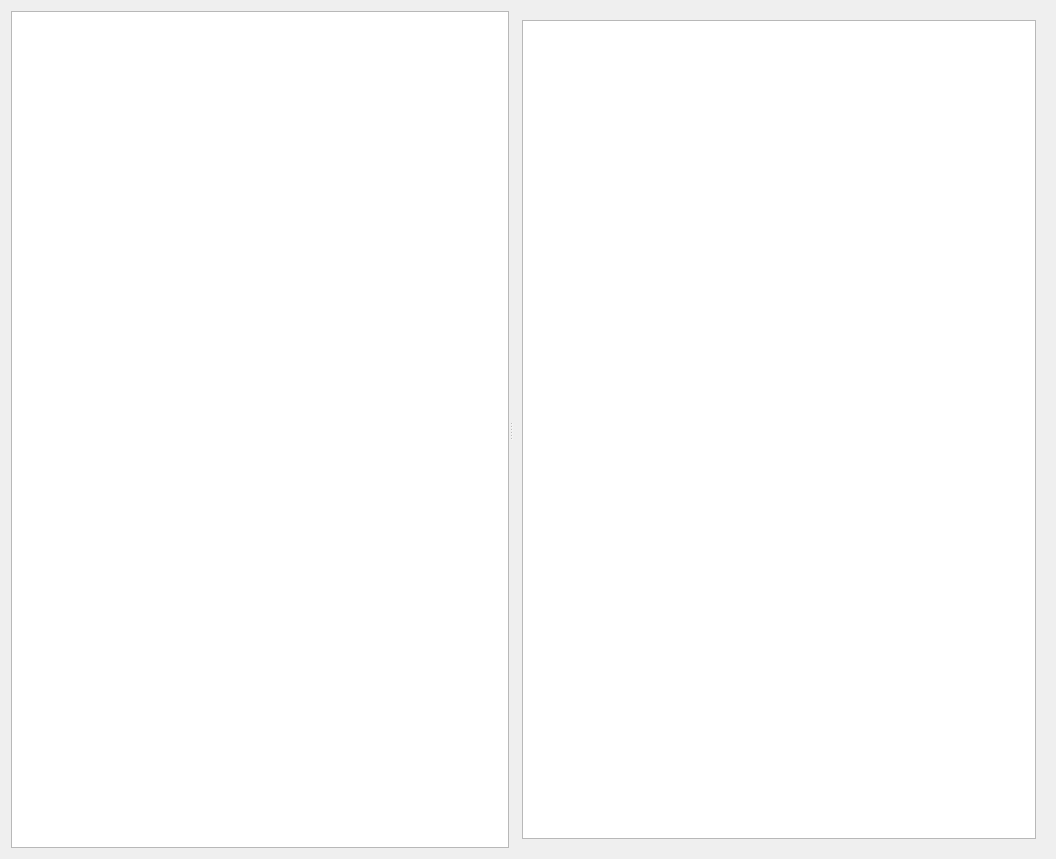
<?xml version="1.0" encoding="UTF-8"?>
<ui version="4.0">
 <class>DataViewerView</class>
 <widget class="QWidget" name="DataViewerView">
  <property name="geometry">
   <rect>
    <x>0</x>
    <y>0</y>
    <width>1056</width>
    <height>859</height>
   </rect>
  </property>
  <property name="windowTitle">
   <string>Form</string>
  </property>
  <layout class="QVBoxLayout" name="verticalLayout_5">
   <item>
    <widget class="QSplitter" name="splitter">
     <property name="orientation">
      <enum>Qt::Horizontal</enum>
     </property>
     <widget class="QTreeWidget" name="treeWidget">
      <property name="sizePolicy">
       <sizepolicy hsizetype="Expanding" vsizetype="Expanding">
        <horstretch>0</horstretch>
        <verstretch>0</verstretch>
       </sizepolicy>
      </property>
      <attribute name="headerVisible">
       <bool>false</bool>
      </attribute>
      <column>
       <property name="text">
        <string/>
       </property>
      </column>
     </widget>
     <widget class="QStackedWidget" name="stackedWidget">
      <property name="currentIndex">
       <number>1</number>
      </property>
      <widget class="QWidget" name="page_metadata">
       <layout class="QVBoxLayout" name="verticalLayout_4">
        <item>
         <widget class="QTreeView" name="treeView_metadata"/>
        </item>
       </layout>
      </widget>
      <widget class="QWidget" name="page_videoMetadata">
       <layout class="QVBoxLayout" name="verticalLayout_9">
        <item>
         <widget class="QTableView" name="tableView"/>
        </item>
       </layout>
      </widget>
      <widget class="QWidget" name="page_stageIDs">
       <layout class="QVBoxLayout" name="verticalLayout">
        <item>
         <widget class="QTableView" name="tableView_stageIDs">
          <attribute name="verticalHeaderVisible">
           <bool>false</bool>
          </attribute>
         </widget>
        </item>
       </layout>
      </widget>
      <widget class="QWidget" name="page_fighterIDs">
       <layout class="QVBoxLayout" name="verticalLayout_2">
        <item>
         <widget class="QTableView" name="tableView_fighterIDs">
          <attribute name="verticalHeaderVisible">
           <bool>false</bool>
          </attribute>
         </widget>
        </item>
       </layout>
      </widget>
      <widget class="QWidget" name="page_baseStatusIDs">
       <layout class="QVBoxLayout" name="verticalLayout_3">
        <item>
         <widget class="QTableView" name="tableView_baseStatusIDs">
          <attribute name="verticalHeaderVisible">
           <bool>false</bool>
          </attribute>
         </widget>
        </item>
       </layout>
      </widget>
      <widget class="QWidget" name="page_specificStatusIDs">
       <layout class="QVBoxLayout" name="verticalLayout_7">
        <item>
         <widget class="QTableView" name="tableView_specificStatusIDs">
          <attribute name="verticalHeaderVisible">
           <bool>true</bool>
          </attribute>
         </widget>
        </item>
       </layout>
      </widget>
      <widget class="QWidget" name="page_hitStatusIDs">
       <layout class="QVBoxLayout" name="verticalLayout_6">
        <item>
         <widget class="QTableView" name="tableView_hitStatusIDs">
          <attribute name="verticalHeaderVisible">
           <bool>false</bool>
          </attribute>
         </widget>
        </item>
       </layout>
      </widget>
      <widget class="QWidget" name="page_playerData">
       <layout class="QVBoxLayout" name="verticalLayout_8">
        <item>
         <widget class="QStackedWidget" name="stackedWidget_playerData"/>
        </item>
       </layout>
      </widget>
     </widget>
    </widget>
   </item>
  </layout>
 </widget>
 <resources/>
 <connections/>
</ui>
